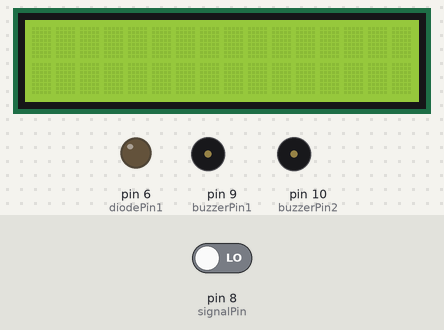
The sketch below on a simulated Arduino Uno, built with avr-gcc and run on an emulated ATmega328P. Parts: 16×2 character LCD, output pins drawn as LEDs (lit = HIGH), buzzer (waves = sounding, pin HIGH). The test bench sets the inputs (shaded band); at power-on: pin 8 (signalPin) LOW.

Above: at 1.2 s.
1.3 s: pin 8 (signalPin) driven HIGH
At 1.9 s:
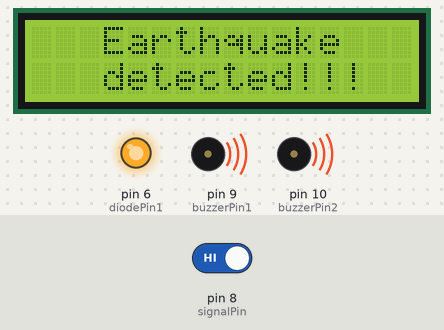
2.8 s: pin 8 (signalPin) driven LOW
At 3.6 s:
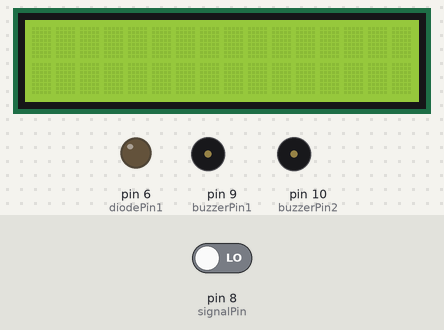
Timing chart, 0 to 5.8 s (numbered marks = the images above; inputs shaded):
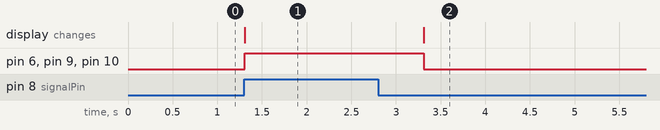

The sketch:

WEDmain.ino
```cpp
#include <LiquidCrystal.h>

const int rs = 12, en = 11, d4 = 5, d5 = 4, d6 = 3, d7 = 2;
LiquidCrystal lcd(rs, en, d4, d5, d6, d7);

int buzzerGround = 0;
int diodePin1 = 6;
int signalPin = 8;
int buzzerPin1 = 9;
int buzzerPin2 = 10;

void setup() {
  Serial.begin(9600);

  lcd.begin(16, 2);

  pinMode(signalPin, INPUT);
  pinMode(diodePin1, OUTPUT);
  pinMode(buzzerPin1, OUTPUT);
  pinMode(buzzerPin2, OUTPUT);
  pinMode(buzzerGround, INPUT_PULLUP);
}

void loop() {
  if(digitalRead(signalPin)==1) {
    printDisplay();
    buzzers();
    diodes();
  }
  else {
    reset();
  }
}

void printDisplay(){
  lcd.setCursor(3, 0);
  lcd.print("Earthquake");
  lcd.setCursor(3, 1);
  lcd.print("detected!!!");
}

void buzzers(){
  digitalWrite(buzzerPin1, HIGH);
  digitalWrite(buzzerPin2, HIGH);
}

void diodes(){
  digitalWrite(diodePin1, HIGH);
  delay(1000);
}

void reset(){
  lcd.clear();
  digitalWrite(diodePin1, LOW);
  digitalWrite(buzzerPin1, LOW);
  digitalWrite(buzzerPin2, LOW);
}
```

Measured:
- after the input at 1.3 s, pin 6 (diodePin1), pin 9 (buzzerPin1), pin 10 (buzzerPin2): LOW → HIGH at once; the display: changes at once (image 1)
- after the input at 2.8 s, pin 6 (diodePin1), pin 9 (buzzerPin1), pin 10 (buzzerPin2): HIGH → LOW after 0.51 s; the display: changes after 0.51 s (image 2)
